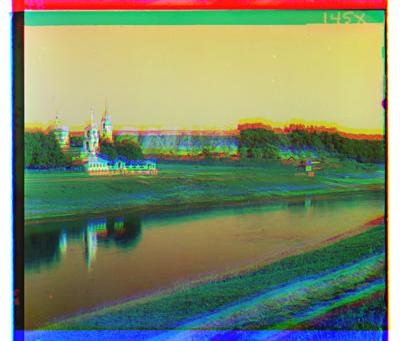
%> input picture lab3/image1-color.jpg, 400 x 341 px
$ octave --eval "result = harris(imread('image1-color.jpg'));"   (GNU Octave 9; MATLAB toolbox functions it lacks are replaced by stand-ins)
%> lines starting %> are read from the running program, lines starting %| are printed output that depends on the picture
function [x, y] = harris(img)
    threshold = 1000000000;
    k = 0.04;
    sigma = 5;
    g = fspecial('Gaussian',[3 3],sigma);
    img1 = imfilter(img,g);
    img1 = double(img1);
%> img1: size 341x400x3 double
    Gx = [-1 0 1;-2 0 2;-1 0 1];
    Gy = Gx';
    Ix = imfilter(img1,Gx);
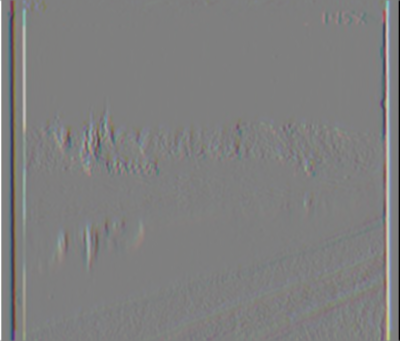
%> Ix: size 341x400x3 double; mean R, G, B 0, 0, 0; drawn with min black and max white
    Iy = imfilter(img1,Gy);
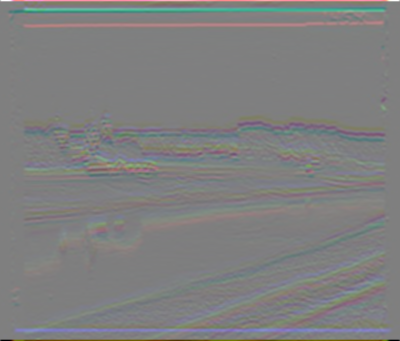
%> Iy: size 341x400x3 double; mean R, G, B -1.6, 0.3, 1.2; drawn with min black and max white
    Ix2 = Ix .* Ix;
    Iy2 = Iy .* Iy;
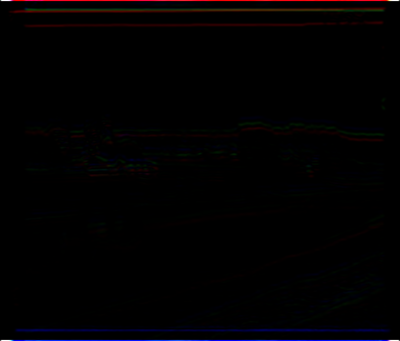
%> Iy2: size 341x400x3 double; mean R, G, B 8299.2, 3691.4, 7909.9; drawn with min black and max white
    Ixy = Ix .* Iy;
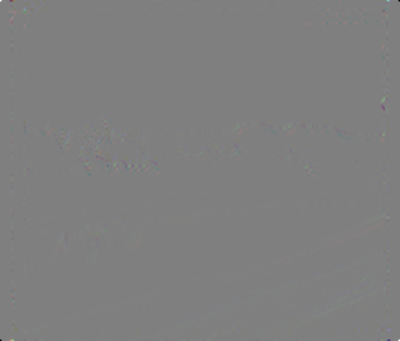
%> Ixy: size 341x400x3 double; mean R, G, B 97.2, 98.8, 110.5; drawn with min black and max white

    Sx2 = imfilter(Ix2,g);
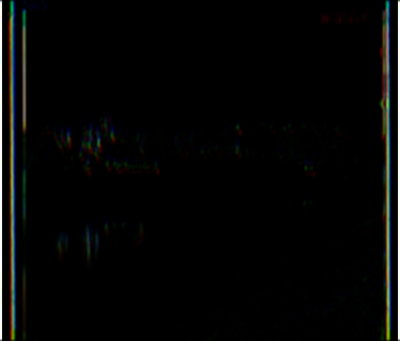
%> Sx2: size 341x400x3 double; mean R, G, B 8912.5, 9587.1, 8816.5; drawn with min black and max white
    Sy2 = imfilter(Iy2,g);
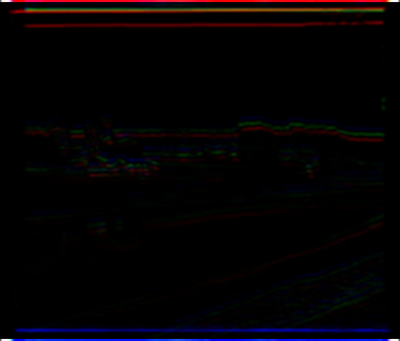
%> Sy2: size 341x400x3 double; mean R, G, B 7226.6, 3443.9, 6758.5; drawn with min black and max white
    Sxy = imfilter(Ixy,g);
    for x = 1 : size(Ix2,1)
        for y = 1 : size(Iy2,2)
            M = [Sx2(x,y) Sxy(x,y);Sxy(x,y) Sy2(x,y)];
            R(x,y) = det(M) - k * (trace(M) ^ 2);
        end
    end
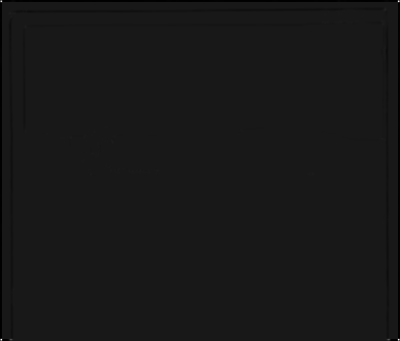
%> R: size 341x400 double; min -6.08e+09, max 5.7e+10, mean -126509605.3; drawn with min black and max white

    R = R > threshold;
%> R: size 341x400 logical; 0.04% white in thin lines or dots
    Corner_feature = zeros(1,2);
    for i = 1:size(R,1)
        for j = 1:size(R,2)
            if R(i,j) == 1
                Corner_feature = [Corner_feature;[i j]];
            end
        end
    end
%> after the loop, Corner_feature = 52 rows, first 12: [0 0; 1 1; 1 2; 1 399; 1 400; 2 1; 2 2; 2 3; 2 398; 2 399; 2 400; 3 2]

    x = Corner_feature(:,1);
%> x = 52 values from 0 to 341
    y = Corner_feature(:,2);
%> y = 52 values, max 400 at index 5, min 0 at index 1, mean 200.2
%> `result = harris(imread('image1-color.jpg'));`: result = 52 values from 0 to 341


%     R1 = feature_find(R,200);
%     R1;

end

$ run again, on lab3/image3-color.jpg
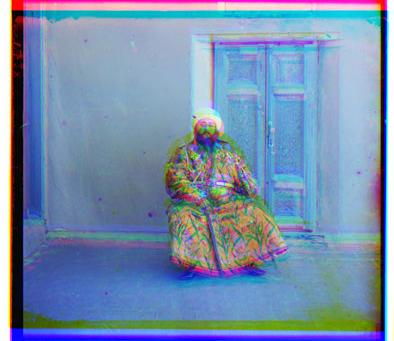
%> input picture lab3/image3-color.jpg, 394 x 341 px
%> in harris, `Sy2 = imfilter(Iy2,g);`:
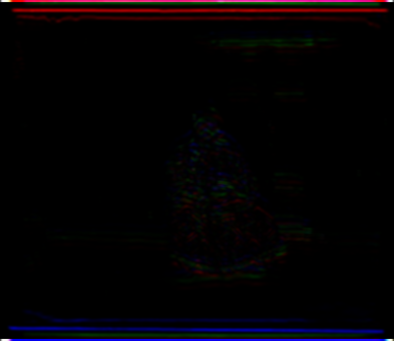
%> Sy2: size 341x394x3 double; mean R, G, B 6888.1, 2969.5, 6986.1; drawn with min black and max white
%> in harris, `Sxy = imfilter(Ixy,g);`:
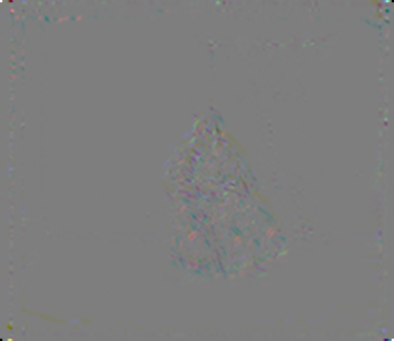
%> Sxy: size 341x394x3 double; mean R, G, B -125.2, -53.8, -91.4; drawn with min black and max white
%> after the loop in harris, `for i = 1:size(R,1)`: Corner_feature = 59 rows, first 12: [0 0; 1 1; 1 2; 1 393; 1 394; 2 1; 2 2; 2 3; 2 392; 2 393; 2 394; 3 2]
%> x = 59 values from 0 to 341
%> y = 59 values, max 394 at index 5, min 0 at index 1, mean 195.3
%> result = 59 values from 0 to 341

$ run again, on lab3/image4-color.jpg
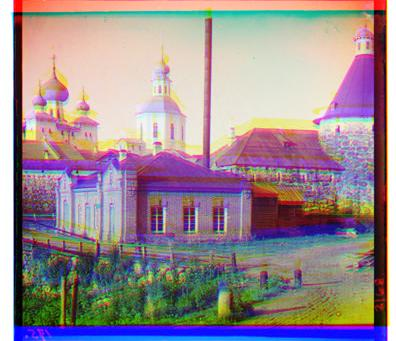
%> input picture lab3/image4-color.jpg, 396 x 341 px
%> in harris, `Sxy = imfilter(Ixy,g);`:
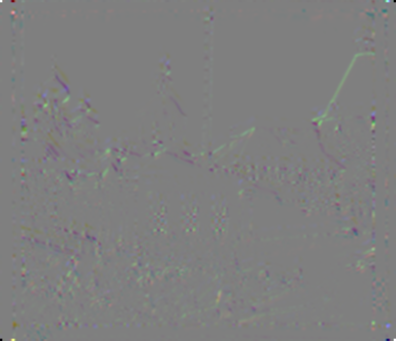
%> Sxy: size 341x396x3 double; mean R, G, B 1.9, 56.5, -18.3; drawn with min black and max white
%> after the loop in harris, `for i = 1:size(R,1)`: Corner_feature = 59 rows, first 12: [0 0; 1 1; 1 2; 1 395; 1 396; 2 1; 2 2; 2 3; 2 394; 2 395; 2 396; 3 2]
%> x = 59 values from 0 to 341
%> y = 59 values, max 396 at index 5, min 0 at index 1, mean 184.7
%> result = 59 values from 0 to 341
